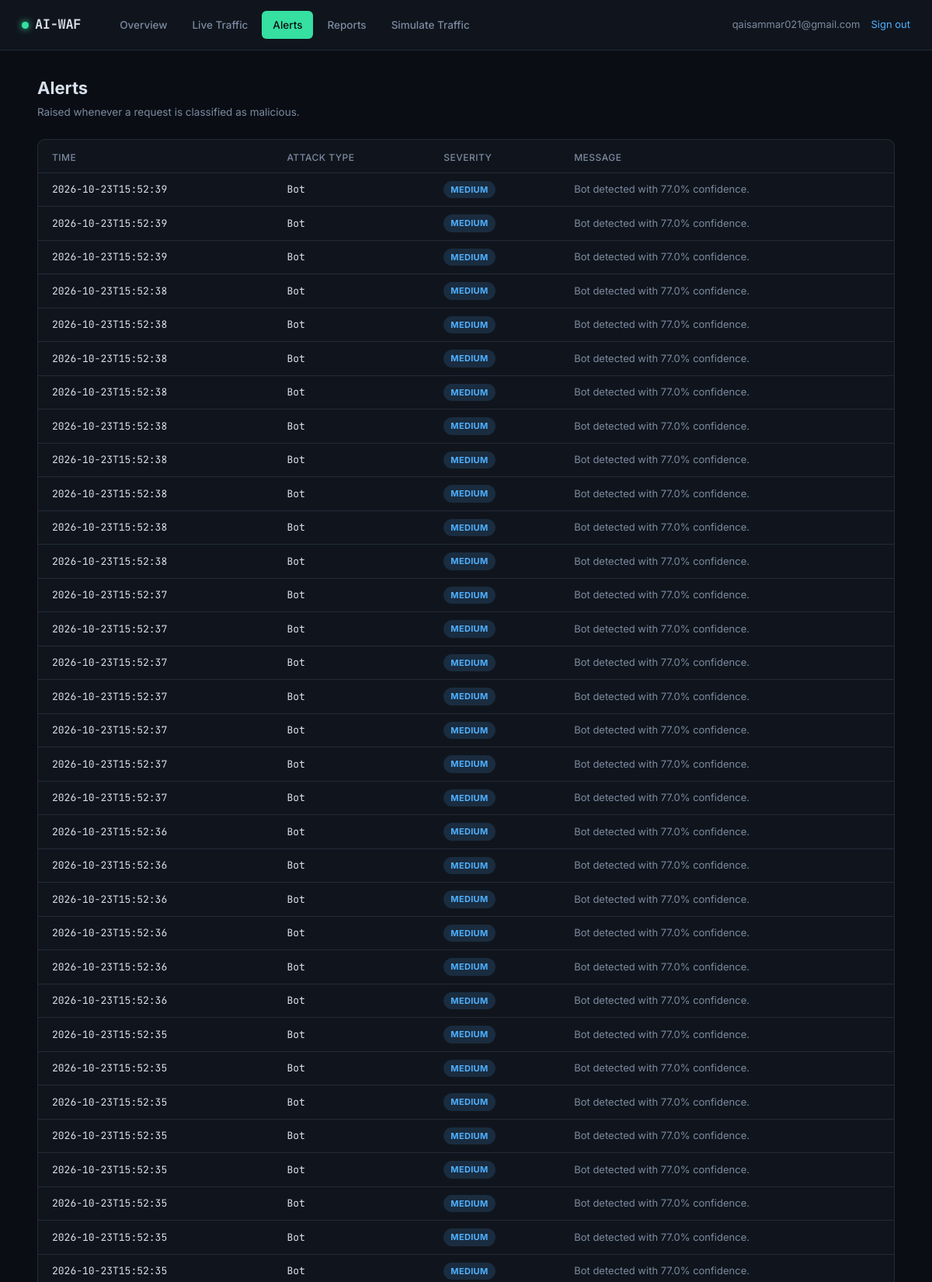
/alerts (signed in, upper part), run on the app's committed database.
### tables this page shows
CREATE TABLE alerts (
    id INTEGER PRIMARY KEY AUTOINCREMENT,
    company_id INTEGER NOT NULL,
    log_id INTEGER,
    attack_type TEXT NOT NULL,
    severity TEXT NOT NULL,
    message TEXT NOT NULL,
    created_at TEXT NOT NULL,
    FOREIGN KEY (company_id) REFERENCES companies(id),
    FOREIGN KEY (log_id) REFERENCES logs(id)
);

### app.py (the view)
@app.route("/alerts")
@login_required
def alerts():
    return render_template("alerts.html", alerts=db.get_alerts(g.company_id, limit=200))

### app.py (called while the page is built)
def login_required(view):
    @wraps(view)
    def wrapped(*args, **kwargs):
        if not session.get("admin_id"):
            return redirect(url_for("login"))
        return view(*args, **kwargs)
    return wrapped

@app.before_request
def load_company():
    g.company_id = session.get("company_id")

### database.py (called while the page is built)
@contextmanager
def get_conn():
    conn = sqlite3.connect(DB_PATH)
    conn.row_factory = sqlite3.Row
    conn.execute("PRAGMA foreign_keys = ON")
    try:
        yield conn
        conn.commit()
    finally:
        conn.close()

def get_alerts(company_id, limit=100):
    with get_conn() as conn:
        rows = conn.execute(
            "SELECT * FROM alerts WHERE company_id = ? ORDER BY id DESC LIMIT ?",
            (company_id, limit),
        ).fetchall()
        return [dict(r) for r in rows]

### templates/alerts.html (shortened to what this page needs)
{% extends "base.html" %}
{% block content %}
<div class="page-head">
  <div>
    <h1>Alerts</h1>
    <p>Raised whenever a request is classified as malicious.</p>
  </div>
</div>
<div class="panel">
  <div class="panel-body">
    {% if alerts %}
    <table>
      <thead><tr><th>Time</th><th>Attack type</th><th>Severity</th><th>Message</th></tr></thead>
      <tbody>
        {% for a in alerts %}
        <tr>
          <td>{{ a.created_at[:19] }}</td>
          <td>{{ a.attack_type }}</td>
          <td><span class="badge badge-{{ a.severity }}">{{ a.severity }}</span></td>
          <td style="font-family:var(--sans); color:var(--text-dim);">{{ a.message }}</td>
        </tr>
        {% endfor %}
      </tbody>
    </table>
    {% else %}
    <div class="empty">No alerts yet.</div>
    {% endif %}
  </div>
</div>
{% endblock %}

### static/css/style.css (style rules this page uses)
:root { --bg: #0a0e14; --bg-panel: #10151d; --bg-panel-2: #151b25; --line: #232b38; --text: #d8e0eb; --text-dim: #7c8aa0; --signal: #35e0a1; --alert: #ff5c6c; --warn: #ffb84d; --accent: #4fb0ff; --mono: 'JetBrains Mono', ui-monospace, monospace; --sans: 'Inter', system-ui, -apple-system, sans-serif; }
* { box-sizing: border-box; }
html, body { margin: 0; background: var(--bg); color: var(--text); font-family: var(--sans); font-size: 15px; line-height: 1.5; }
.page-head { display: flex; align-items: baseline; justify-content: space-between; margin-bottom: 24px; }
.page-head h1 { font-size: 22px; margin: 0; }
.page-head p { color: var(--text-dim); font-size: 13.5px; margin: 4px 0 0; }
.panel { background: var(--bg-panel); border: 1px solid var(--line); border-radius: 10px; overflow: hidden; margin-bottom: 22px; }
.panel-body { padding: 4px 0; }
table { width: 100%; border-collapse: collapse; font-size: 13px; }
th { text-align: left; padding: 10px 18px; color: var(--text-dim); font-weight: 500; font-size: 12px; text-transform: uppercase; letter-spacing: 0.04em; border-bottom: 1px solid var(--line); }
td { padding: 10px 18px; border-bottom: 1px solid var(--line); font-family: var(--mono); }
.badge { display: inline-block; padding: 3px 9px; border-radius: 100px; font-size: 11px; font-weight: 700; font-family: var(--sans); text-transform: uppercase; letter-spacing: 0.03em; }
.badge-medium { background: rgba(79,176,255,0.15); color: var(--accent); }

### data on the page
alerts: created_at "2026-10-23T15:52:39", attack_type "Bot", severity "MEDIUM", message "Bot detected with 77.0% confidence."
alerts: created_at "2026-10-23T15:52:39", attack_type "Bot", severity "MEDIUM", message "Bot detected with 77.0% confidence."
alerts: created_at "2026-10-23T15:52:39", attack_type "Bot", severity "MEDIUM", message "Bot detected with 77.0% confidence."
alerts: created_at "2026-10-23T15:52:38", attack_type "Bot", severity "MEDIUM", message "Bot detected with 77.0% confidence."
alerts: created_at "2026-10-23T15:52:38", attack_type "Bot", severity "MEDIUM", message "Bot detected with 77.0% confidence."
alerts: created_at "2026-10-23T15:52:38", attack_type "Bot", severity "MEDIUM", message "Bot detected with 77.0% confidence."
alerts: created_at "2026-10-23T15:52:38", attack_type "Bot", severity "MEDIUM", message "Bot detected with 77.0% confidence."
alerts: created_at "2026-10-23T15:52:38", attack_type "Bot", severity "MEDIUM", message "Bot detected with 77.0% confidence."
alerts: created_at "2026-10-23T15:52:38", attack_type "Bot", severity "MEDIUM", message "Bot detected with 77.0% confidence."
alerts: created_at "2026-10-23T15:52:38", attack_type "Bot", severity "MEDIUM", message "Bot detected with 77.0% confidence."
alerts: created_at "2026-10-23T15:52:38", attack_type "Bot", severity "MEDIUM", message "Bot detected with 77.0% confidence."
alerts: created_at "2026-10-23T15:52:38", attack_type "Bot", severity "MEDIUM", message "Bot detected with 77.0% confidence."
alerts: created_at "2026-10-23T15:52:37", attack_type "Bot", severity "MEDIUM", message "Bot detected with 77.0% confidence."
alerts: created_at "2026-10-23T15:52:37", attack_type "Bot", severity "MEDIUM", message "Bot detected with 77.0% confidence."
alerts: created_at "2026-10-23T15:52:37", attack_type "Bot", severity "MEDIUM", message "Bot detected with 77.0% confidence."
alerts: created_at "2026-10-23T15:52:37", attack_type "Bot", severity "MEDIUM", message "Bot detected with 77.0% confidence."
alerts: created_at "2026-10-23T15:52:37", attack_type "Bot", severity "MEDIUM", message "Bot detected with 77.0% confidence."
alerts: created_at "2026-10-23T15:52:37", attack_type "Bot", severity "MEDIUM", message "Bot detected with 77.0% confidence."
alerts: created_at "2026-10-23T15:52:37", attack_type "Bot", severity "MEDIUM", message "Bot detected with 77.0% confidence."
alerts: created_at "2026-10-23T15:52:36", attack_type "Bot", severity "MEDIUM", message "Bot detected with 77.0% confidence."
alerts: created_at "2026-10-23T15:52:36", attack_type "Bot", severity "MEDIUM", message "Bot detected with 77.0% confidence."
alerts: created_at "2026-10-23T15:52:36", attack_type "Bot", severity "MEDIUM", message "Bot detected with 77.0% confidence."
alerts: created_at "2026-10-23T15:52:36", attack_type "Bot", severity "MEDIUM", message "Bot detected with 77.0% confidence."
alerts: created_at "2026-10-23T15:52:36", attack_type "Bot", severity "MEDIUM", message "Bot detected with 77.0% confidence."
alerts: created_at "2026-10-23T15:52:36", attack_type "Bot", severity "MEDIUM", message "Bot detected with 77.0% confidence."
alerts: created_at "2026-10-23T15:52:35", attack_type "Bot", severity "MEDIUM", message "Bot detected with 77.0% confidence."
alerts: created_at "2026-10-23T15:52:35", attack_type "Bot", severity "MEDIUM", message "Bot detected with 77.0% confidence."
alerts: created_at "2026-10-23T15:52:35", attack_type "Bot", severity "MEDIUM", message "Bot detected with 77.0% confidence."
alerts: created_at "2026-10-23T15:52:35", attack_type "Bot", severity "MEDIUM", message "Bot detected with 77.0% confidence."
alerts: created_at "2026-10-23T15:52:35", attack_type "Bot", severity "MEDIUM", message "Bot detected with 77.0% confidence."
alerts: created_at "2026-10-23T15:52:35", attack_type "Bot", severity "MEDIUM", message "Bot detected with 77.0% confidence."
alerts: created_at "2026-10-23T15:52:35", attack_type "Bot", severity "MEDIUM", message "Bot detected with 77.0% confidence."
alerts: created_at "2026-10-23T15:52:35", attack_type "Bot", severity "MEDIUM", message "Bot detected with 77.0% confidence."

### other printed values
{{ session.get('email','') }} "qaisammar021@gmail.com"
